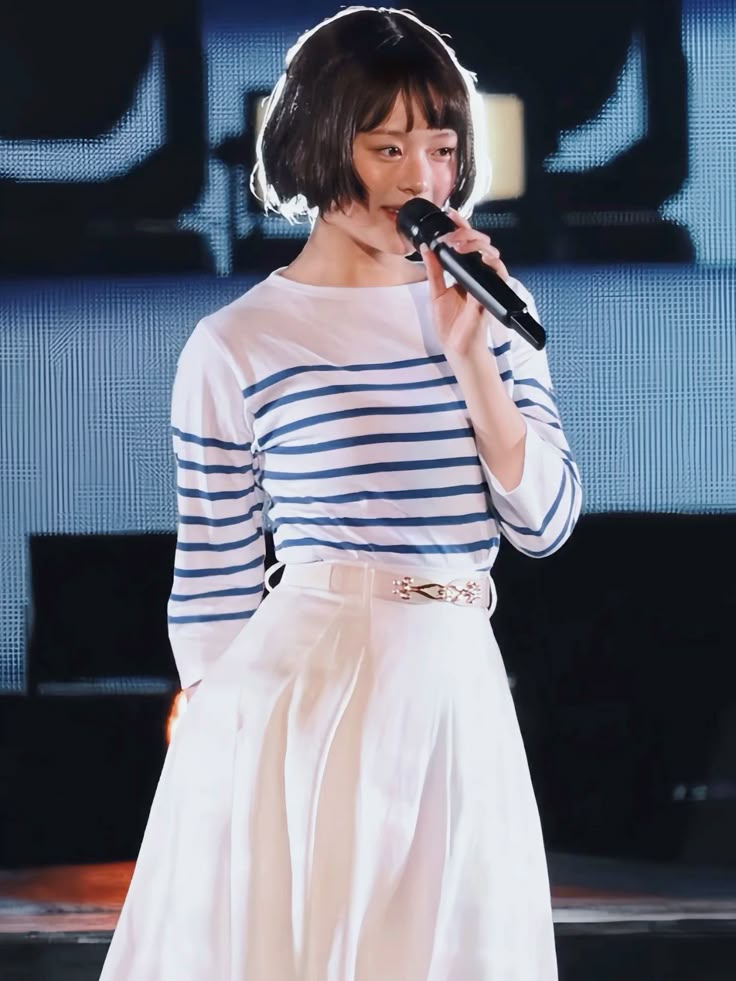
#> input picture Exercício-Programa 5/Hanni AKA amor da minha vida.jpg, 736 x 981 px
$ jupyter execute convolucao.ipynb
#> lines starting #> are read from the running program, lines starting #| are printed output that depends on the picture
Bibliotecas

[cell 1]
import tkinter as tk
from tkinter import filedialog
from PIL import Image
import matplotlib.pyplot as plt
import numpy as np

Convolução 1D

[cell 2]
# Filtro Gaussiano 1D (suavização) : Dá mais peso aos valores centrais do sinal, suavizando as variações bruscas.
filtro = np.array([1, 4, 6, 4, 1]) / 16

sinal = np.array([1, 2, 3, 4, 5])

conv1d = np.convolve(sinal, filtro, mode='same')

# Plotagem dos resultados
fig, ax = plt.subplots(1, 3, figsize=(14, 4), sharex=True)

# Sinal orignal
ax[0].stem(sinal)
ax[0].set_title('Sinal Original')
ax[0].grid()

# Filtro
ax[1].stem(filtro)
ax[1].set_title('Filtro')
ax[1].grid()

# Convolução
ax[2].stem(conv1d)
ax[2].set_title('Convolução 1D')
ax[2].grid()


plt.tight_layout()
plt.show()
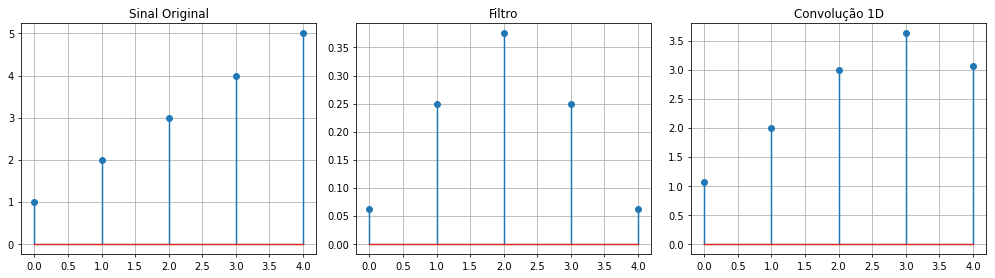
#> figure drawn by matplotlib, 3 panels

Convolução 2D

[cell 3]
def carregar_imagem():
    root = tk.Tk() # Inicia o motor gráfico do Tkinter
    root.withdraw() # Esconde a janela
    root.attributes("-topmost", True) # Garante que a janela de diálogo fique em primeiro plano
    caminho_da_imagem = filedialog.askopenfilename(
        title="Selecione uma imagem", filetypes=[("Image files", "*.jpg;*.jpeg;*.png;*.bmp")]
        ) # Guarda o caminho da imagem que voce selecionou
#> the answer given: Exercício-Programa 5/Hanni AKA amor da minha vida.jpg

    if caminho_da_imagem:
        img_gray = Image.open(caminho_da_imagem).convert('L') # Abre a imagem e converte para escala de cinza
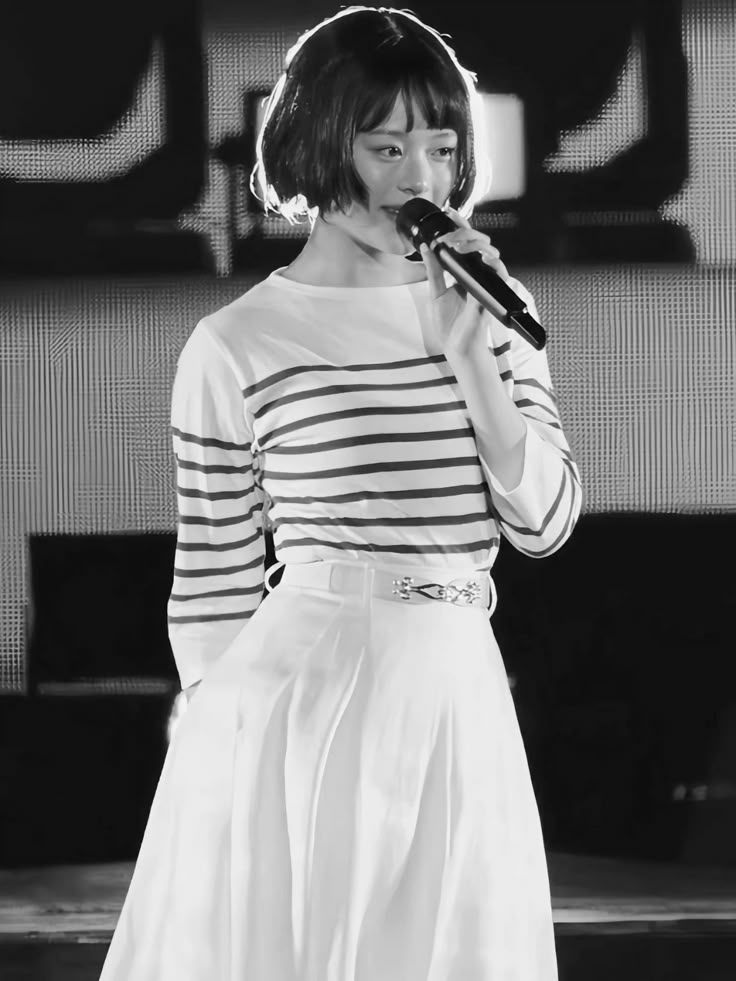
#> img_gray: PIL image 736x981 L; min 1, max 254, mean 114
        img_matriz = np.array(img_gray) # Converte a imagem para uma matriz NumPy
        return img_matriz

    return "Nenhuma imagem selecionada."

def convolve_linha(img, filtro):
    h, w = img.shape # Pegamos as dimensões da imagem
#> h = 981; w = 736
    out_w = w - len(filtro) + 1 # Calculamos a largura da imagem convoluída
#> out_w = 728
    img_conv = np.zeros((h, out_w)) # Criamos uma matriz para armazenar a imagem convoluída

    for i in range(h): # Para cada linha da imagem
        img_conv[i, :] = np.convolve(img[i, :], filtro, mode='valid') # Convoluímos a linha com o filtro e armazenamos o resultado
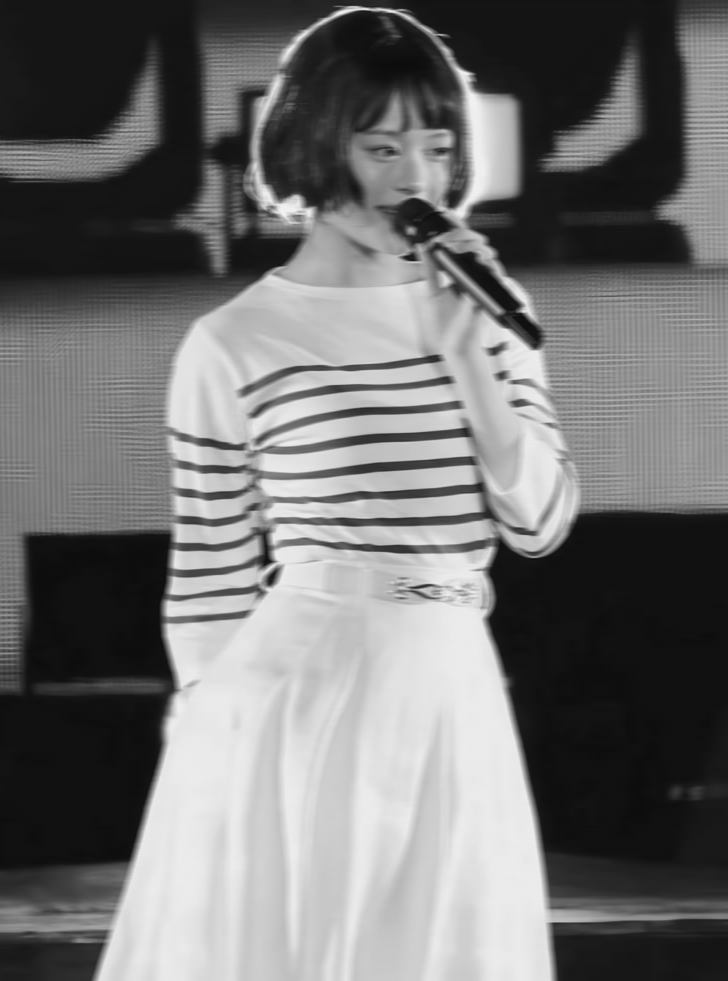
#> img_conv: shape (981, 728) float64; min 12.89, max 242.9, mean 114.4

    return img_conv

filtro = np.ones(9) / 9
img_matriz = carregar_imagem()
img_linhas = convolve_linha(img_matriz, filtro)
img_conv = convolve_linha(img_matriz.T, filtro).T # Convolução nas colunas (transposta para aplicar o filtro nas colunas)
#> after the loop in convolve_linha (call 2), `for i in range(h):`:
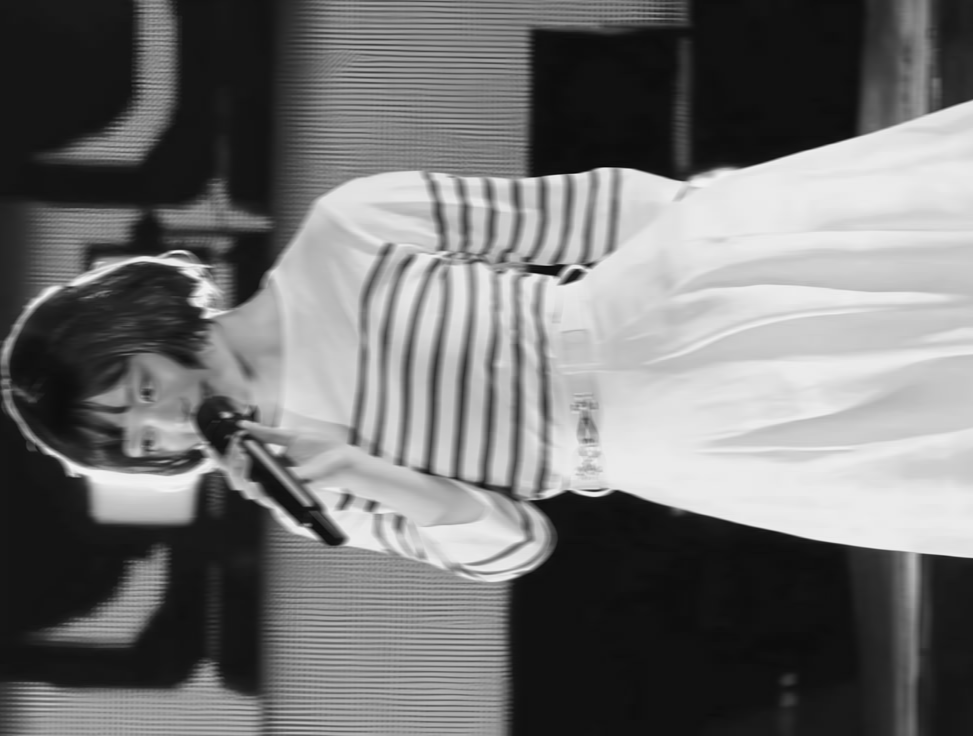
#> img_conv: shape (736, 973) float64; min 7.11, max 244.2, mean 114.3
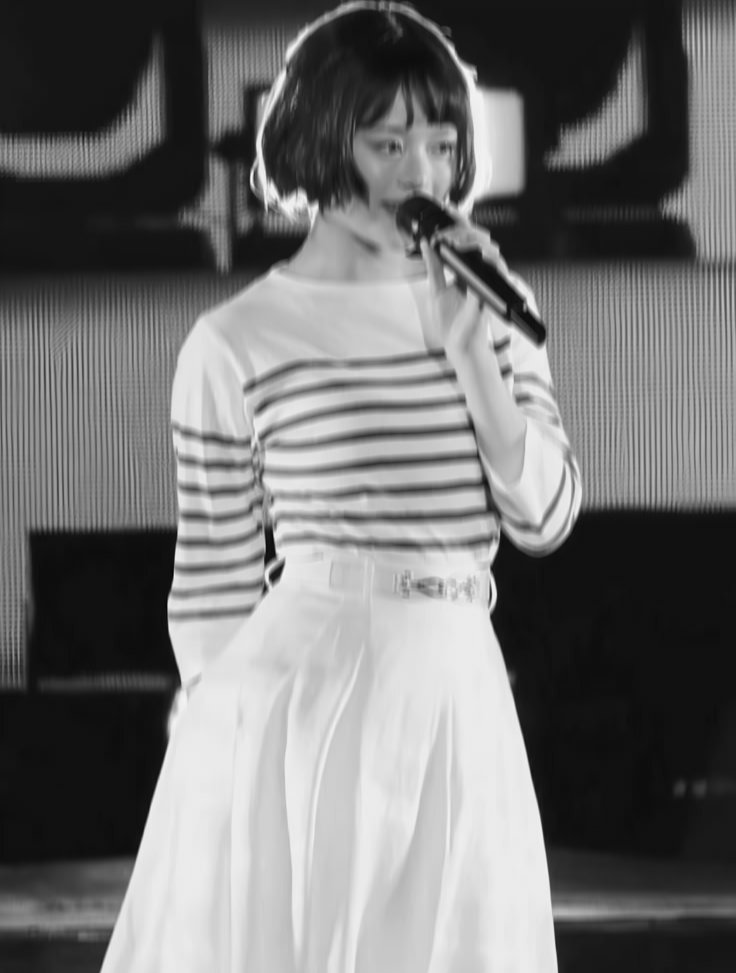
#> img_conv: shape (973, 736) float64; min 7.11, max 244.2, mean 114.3

# Plotagem dos resultados
fig, ax = plt.subplots(1, 2, figsize=(15, 5))

ax[0].imshow(img_matriz, cmap='gray')
ax[0].axis('off')
ax[0].set_title('Imagem Original')

ax[1].imshow(img_conv, cmap='gray')
ax[1].axis('off')
ax[1].set_title('Imagem Convoluída')

plt.tight_layout()
plt.show()
